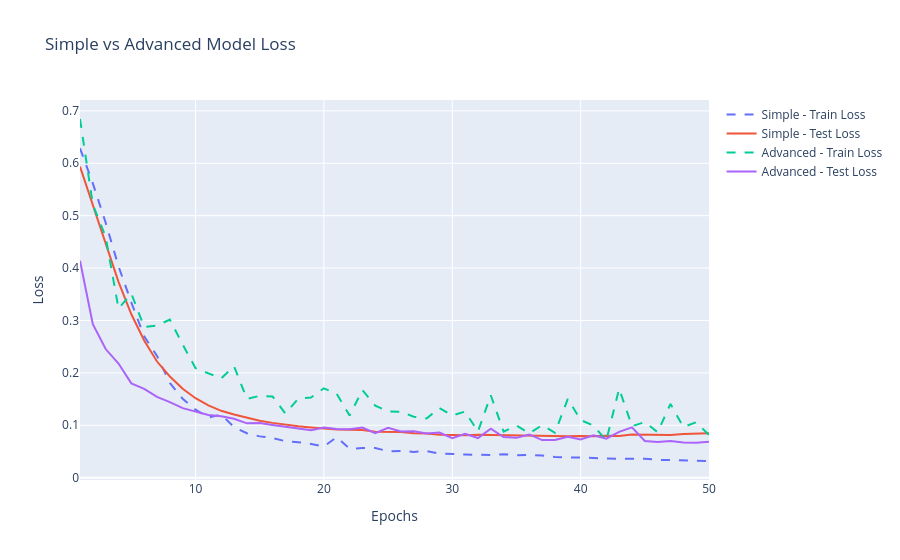
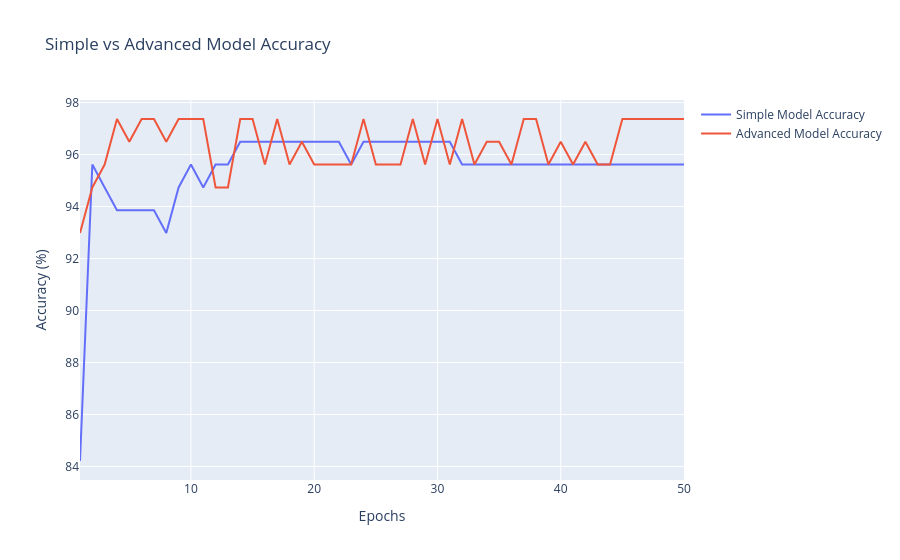

The notebook cell saved with these charts, in order:
### Code cell
# 4. 결과 시각화
fig = go.Figure()
epochs = list(range(1, 51))
# Simple Model
fig.add_trace(go.Scatter(x=epochs, y=simple_history['train_loss'], name='Simple - Train Loss', line=dict(dash='dash')))
fig.add_trace(go.Scatter(x=epochs, y=simple_history['test_loss'], name='Simple - Test Loss'))
# Advanced Model
fig.add_trace(go.Scatter(x=epochs, y=advanced_history['train_loss'], name='Advanced - Train Loss', line=dict(dash='dash')))
fig.add_trace(go.Scatter(x=epochs, y=advanced_history['test_loss'], name='Advanced - Test Loss'))

fig.update_layout(title='Simple vs Advanced Model Loss', xaxis_title='Epochs', yaxis_title='Loss')
fig.show()

fig = go.Figure()
fig.add_trace(go.Scatter(x=epochs, y=simple_history['test_accuracy'], name='Simple Model Accuracy'))
fig.add_trace(go.Scatter(x=epochs, y=advanced_history['test_accuracy'], name='Advanced Model Accuracy'))
fig.update_layout(title='Simple vs Advanced Model Accuracy', xaxis_title='Epochs', yaxis_title='Accuracy (%)')
fig.show()
